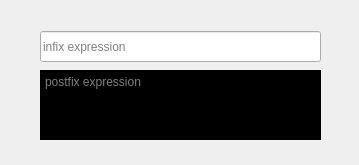
<?xml version="1.0" encoding="UTF-8"?>
<ui version="4.0">
 <class>Form</class>
 <widget class="QWidget" name="Form">
  <property name="geometry">
   <rect>
    <x>0</x>
    <y>0</y>
    <width>359</width>
    <height>165</height>
   </rect>
  </property>
  <property name="windowTitle">
   <string>Form</string>
  </property>
  <widget class="QLineEdit" name="infix_expr_line_edit">
   <property name="geometry">
    <rect>
     <x>40</x>
     <y>31</y>
     <width>281</width>
     <height>31</height>
    </rect>
   </property>
   <property name="placeholderText">
    <string>infix expression</string>
   </property>
  </widget>
  <widget class="QTextEdit" name="postfix_expr_text_edit">
   <property name="enabled">
    <bool>true</bool>
   </property>
   <property name="geometry">
    <rect>
     <x>40</x>
     <y>70</y>
     <width>281</width>
     <height>70</height>
    </rect>
   </property>
   <property name="styleSheet">
    <string notr="true">background-color: rgb(0, 0, 0);
color: rgb(255, 255, 255);</string>
   </property>
   <property name="textInteractionFlags">
    <set>Qt::TextSelectableByKeyboard|Qt::TextSelectableByMouse</set>
   </property>
   <property name="placeholderText">
    <string>postfix expression</string>
   </property>
  </widget>
 </widget>
 <resources/>
 <connections/>
</ui>
